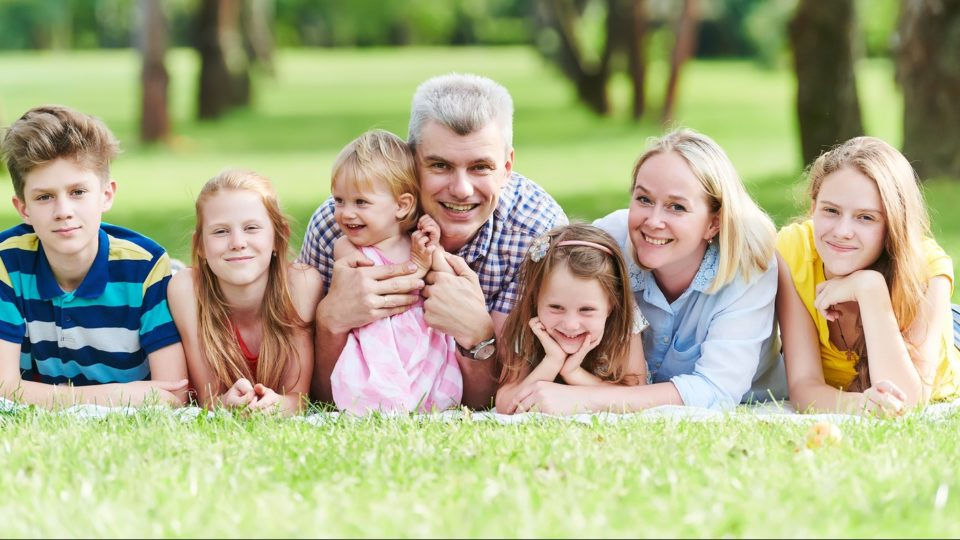
#> input picture Familia3.jpg, 960 x 540 px
$ python Atividade_22_11.py
#> lines starting #> are read from the running program, lines starting #| are printed output that depends on the picture; after the words box and inside, x2 and y2 are one past the last pixel; in counts of white or black regions, pixels touching at a corner belong together
import cv2

# Adiciona o classificador
face_cascade = cv2.CascadeClassifier('haarcascade_frontalface_default.xml')

#LÊ a imagem
img = cv2.imread('Familia3.jpg')
#> img is the input picture: shape (540, 960, 3); mean B, G, R 136.7, 175.1, 172.6

#Converte em escala de cinza
gray = cv2.cvtColor(img, cv2.COLOR_BGR2GRAY)
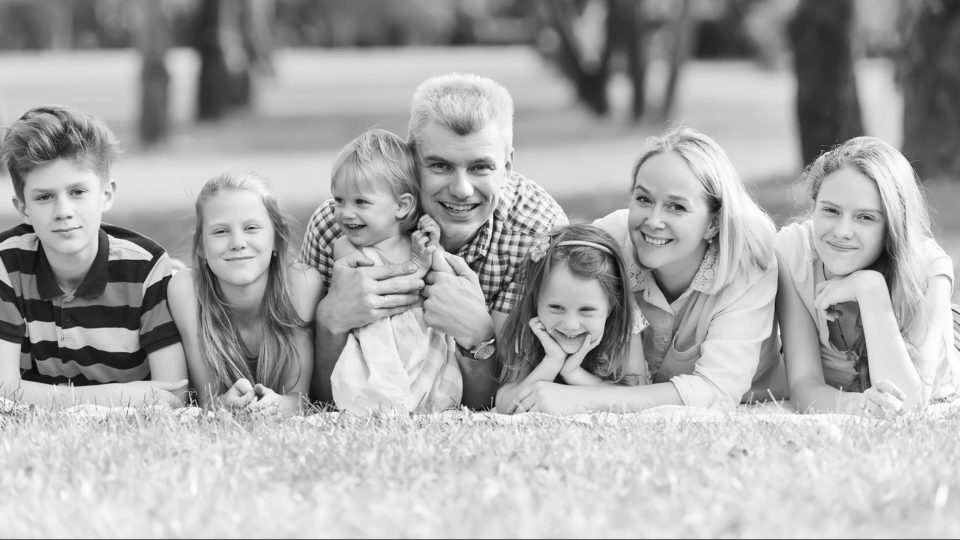
#> gray: shape (540, 960); min 4, max 255, mean 170

# Detecta as faces
faces = face_cascade.detectMultiScale(gray, 1.1, 4, minSize=(10,10))
#> faces = [[320, 177, 66, 66], [17, 159, 91, 91], [196, 197, 83, 83], [527, 276, 86, 86], [803, 181, 88, 88], [409, 129, 103, 103], [609, 166, 99, 99]]

# Desenha ukm retangulo ao redor das faces
for (x, y, l, a) in faces:
    cv2.rectangle(img, (x, y), (x+l, y+a), (255,0,0), 2)
#> this loop made 7 passes
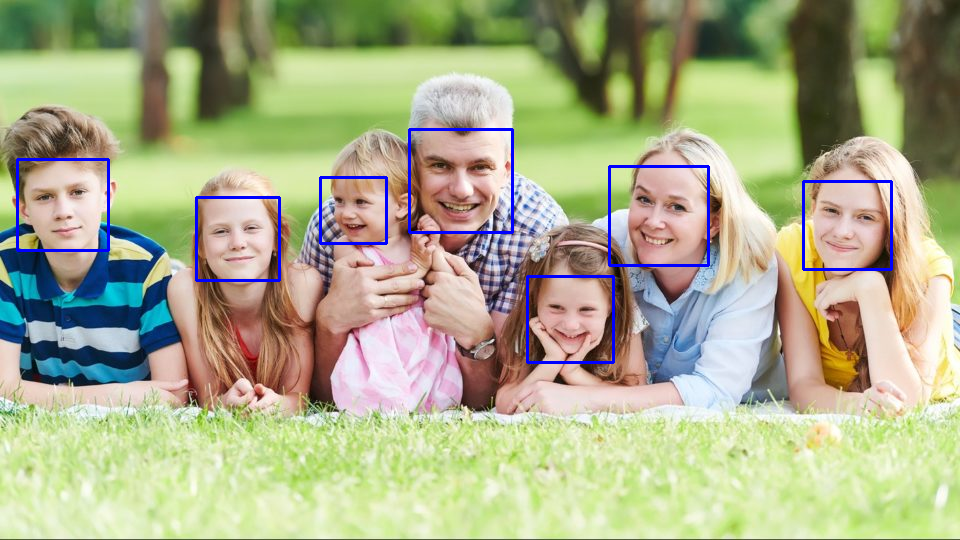
#> img: shape (540, 960, 3); 1.42% of pixels changed, all inside (x1, y1, x2, y2) = (16, 128, 893, 364)

# Mostra o resultado
cv2.imshow('Faces', img)
cv2.waitKey()

$ run again, with Familia2.jpg copied over Familia3.jpg
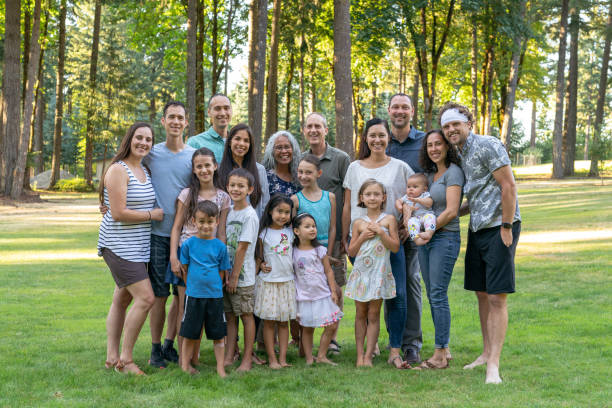
#> input picture Familia2.jpg, 612 x 408 px
#> img is the input picture: shape (408, 612, 3); mean B, G, R 98.7, 134.8, 126.4
#> `gray = cv2.cvtColor(img, cv2.COLOR_BGR2GRAY)`:
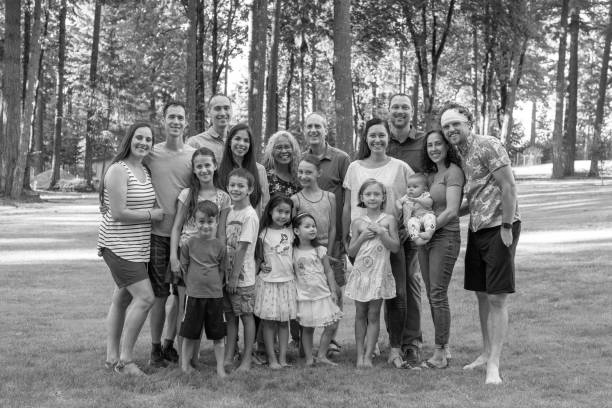
#> gray: shape (408, 612); min 0, max 255, mean 128.2
#> faces = [[386, 97, 27, 27], [209, 98, 27, 27], [162, 107, 29, 29], [438, 113, 29, 29], [363, 125, 27, 27], [129, 127, 29, 29], [228, 130, 26, 26], [422, 134, 26, 26], [191, 156, 26, 26], [292, 162, 26, 26], [223, 175, 27, 27], [360, 184, 26, 26]]
#> the loop `for (x, y, l, a) in faces:` made 12 passes
#> after the loop `for (x, y, l, a) in faces:`:
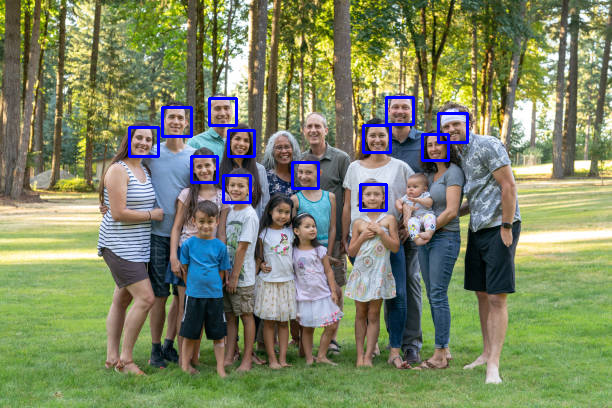
#> img: shape (408, 612, 3); 1.53% of pixels changed, all inside (x1, y1, x2, y2) = (128, 96, 469, 212)

$ run again, with test.jpg copied over Familia3.jpg
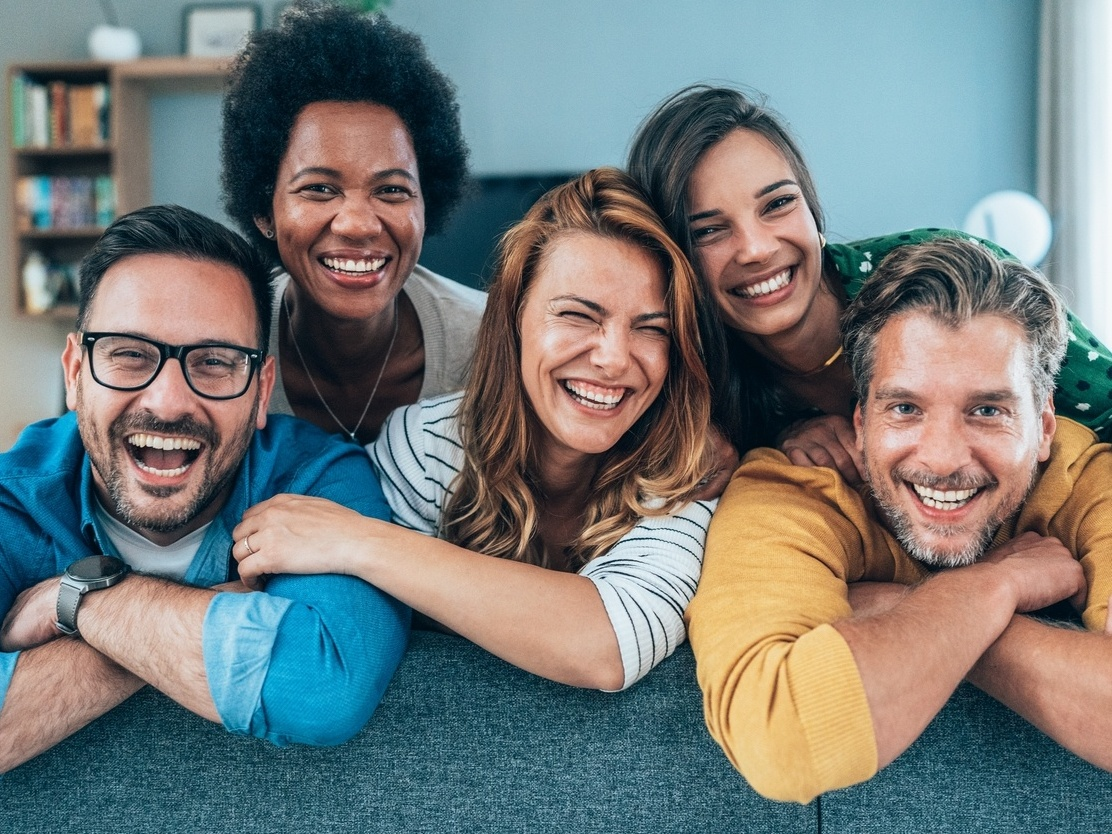
#> input picture test.jpg, 1112 x 834 px
#> img is the input picture: shape (834, 1112, 3); mean B, G, R 120.9, 122.3, 116.8
#> `gray = cv2.cvtColor(img, cv2.COLOR_BGR2GRAY)`:
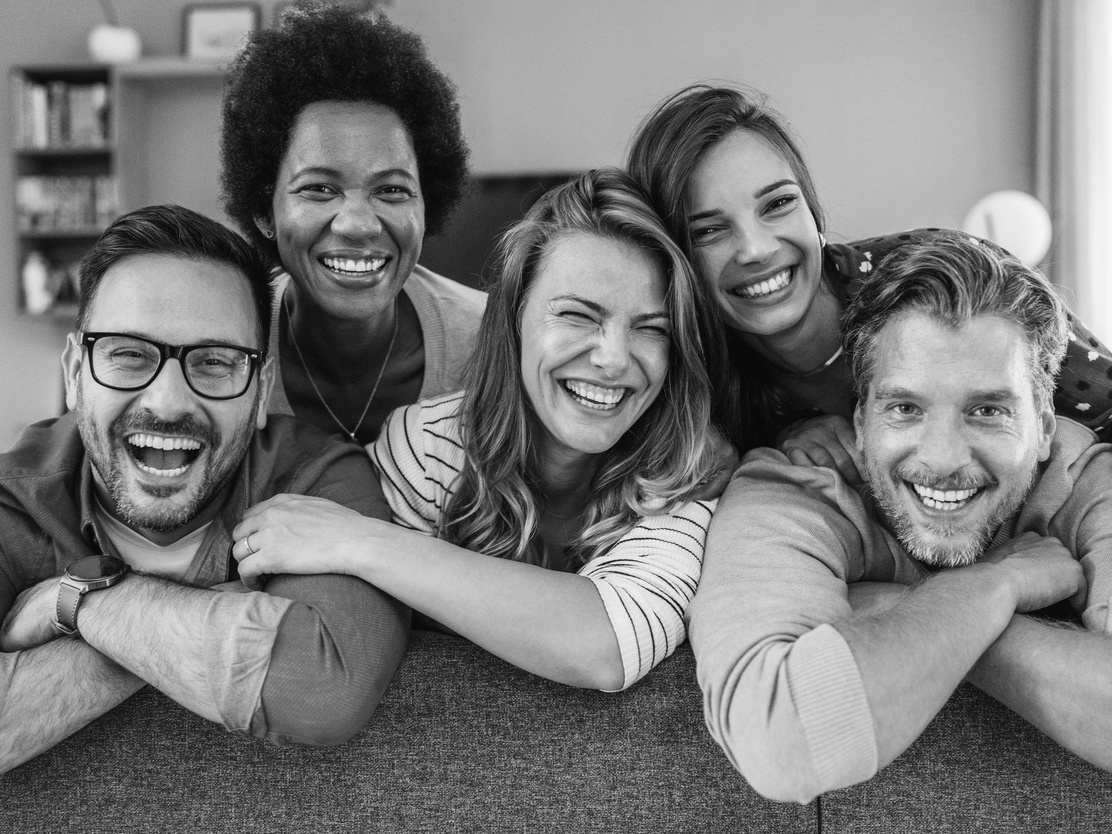
#> gray: shape (834, 1112); min 2, max 249, mean 120.5
#> faces = [[508, 247, 186, 186], [259, 112, 192, 192], [665, 147, 175, 175], [829, 324, 224, 224], [49, 269, 244, 244]]
#> the loop `for (x, y, l, a) in faces:` made 5 passes
#> after the loop `for (x, y, l, a) in faces:`:
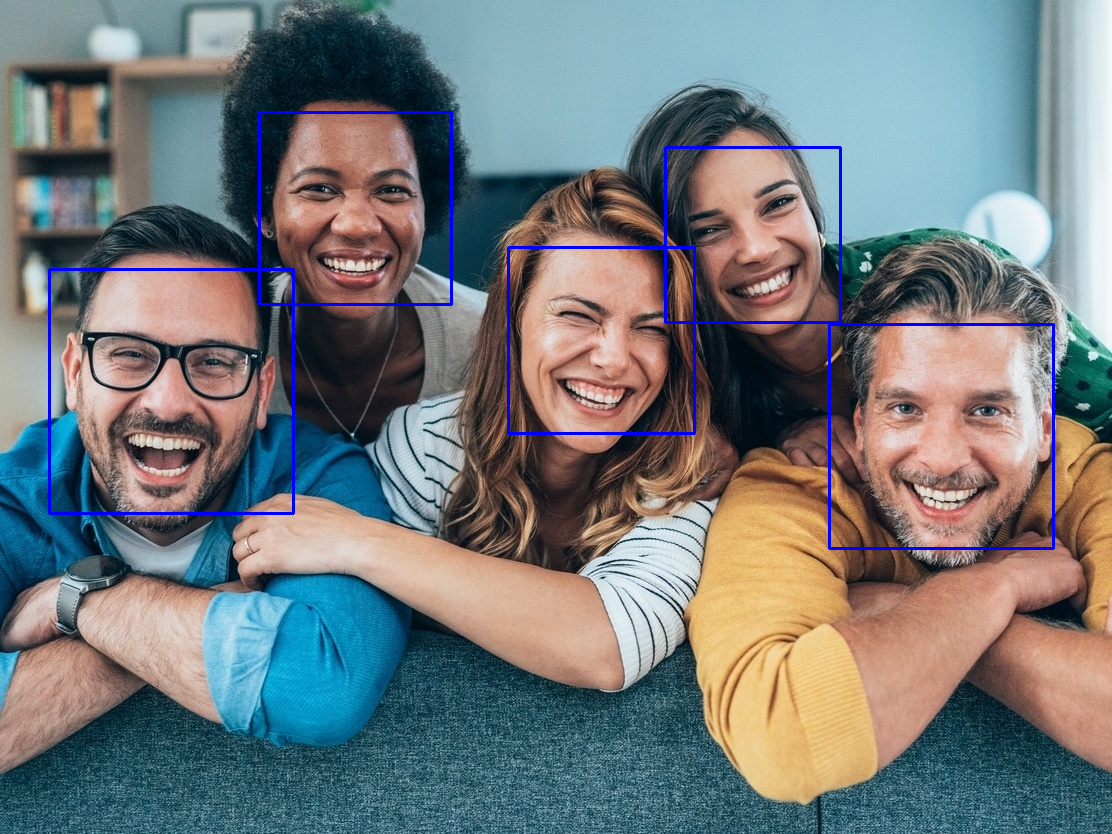
#> img: shape (834, 1112, 3); 1.31% of pixels changed, all inside (x1, y1, x2, y2) = (48, 111, 1055, 550)
